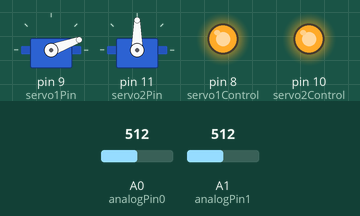
Recording of a sketch running on a simulated Arduino Uno, built with avr-gcc and run on an emulated ATmega328P. On the bench: 2 × servo, output pins drawn as LEDs (lit = HIGH). The test bench sets the inputs (shaded band); at power-on: A0 (analogPin0) = 512, A1 (analogPin1) = 512. What the sketch prints to the serial monitor is not drawn.

Above: at 0.1 s.
At 7.21 s:
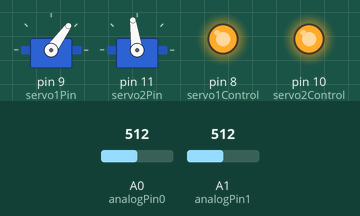
At 14.12 s:
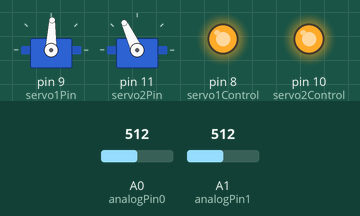
At 20.22 s:
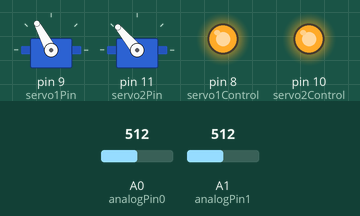
At 28.41 s:
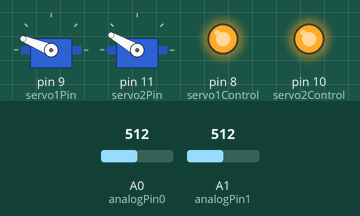
At 39.84 s:
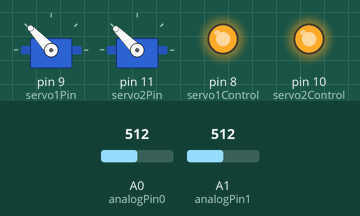
Timing chart, 0 to 40.0 s (numbered marks = the images above):
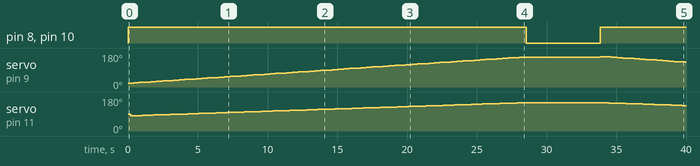

Measured:
- by itself, pin 8 (servo1Control), pin 10 (servo2Control): LOW → HIGH at 0.00 s, → LOW 28.6 s later, → HIGH 5.3 s later
- by itself, servo on pin 9 (servo1Pin): rises from 20° to 161° in 33.4 s, then falls to 131° in 6.1 s
- by itself, servo on pin 11 (servo2Pin): 90° → 81° at 0.20 s, → 82° 0.41 s later, → 83° 0.41 s later, → 84° 0.41 s later, … (85 changes in this stretch)

The sketch:

servo_current_analyzer.ino
```cpp
// This program is a test designed to obtain the current draw of 2 servomotors

#include <Servo.h>
Servo servo1;
Servo servo2;

// SERVO1
int servo1Control = 8;
int servo1Pin = 9;
int analogPin0= A0;
float mean1;
float voltageVal1=0;
float currentVal1=0;
float c1;
float servo1Position;

// SERVO 2
int servo2Control = 10;
int servo2Pin = 11;
int analogPin1= A1;
float mean2;
float voltageVal2=0;
float currentVal2=0;
float c2;
float servo2Position;

// OTHER VARIABLES
int timer=0;
float sum;

int t=0;

void setup() {

   Serial.begin(115200);
   pinMode(servo1Control, OUTPUT);
   pinMode(servo2Control, OUTPUT);
   pinMode(servo1Pin, OUTPUT);
   pinMode(servo2Pin, OUTPUT);
}

void loop() {
  // ON
  servo1.attach(servo1Pin);
  servo2.attach(servo2Pin);
  digitalWrite(servo1Control, HIGH);
  digitalWrite(servo2Control, HIGH);

  servo2Position=80;

  for (int servo1Position = 20; servo1Position < 160; servo1Position += 2) {
      t++;
      servo1.write(servo1Position);
      delay(200);
      voltageVal1 = analogRead(analogPin0);
      currentVal1=((5.0*voltageVal1)/1023.0)*(4.0/10.0)*1000.0;
      c1+=currentVal1;
      mean1=c1/(t*2);

      servo2Position+=1;

      servo2.write(servo2Position);
      delay(200);
      voltageVal2 = analogRead(analogPin1);
      currentVal1=((5.0*voltageVal1)/1023.0)*(4.0/10.0)*1000.0;
      c2+=currentVal2;
      mean2=c2/t;

      sum=mean1+mean2;

      Serial.print("servo1_position:" + String(servo1Position, DEC));
      Serial.print(",");
      Serial.print("servo2_position:" + String(servo2Position, DEC));
      Serial.print(",");
      Serial.print("Current1_value:" + String(currentVal1, DEC));
      Serial.print(",");
      // Serial.print("mean1:" + String(mean1, DEC));
      // Serial.print(",");
      Serial.print("Current2_value:" + String(currentVal2, DEC));
      Serial.print(",");
      // Serial.print("mean2:" + String(mean2, DEC));
      // Serial.print(",");
      Serial.println("Mean_sum:" + String(sum, DEC));
  }
  c1=0; c2=0; t=0;
  delay(100);

  // OFF
  digitalWrite(servo1Control, LOW);
  digitalWrite(servo2Control, LOW);
  servo1.detach();
  servo2.detach();

    while(timer<50){
      timer++;
      delay(100);
      voltageVal1 = analogRead(analogPin0);
      voltageVal2 = analogRead(analogPin1);
      currentVal1=((5.0*voltageVal1)/1023.0)*(4.0/10.0)*1000.0;
      currentVal2=((5.0*voltageVal2)/1023.0)*(4.0/10.0)*1000.0;

      c1+=currentVal1; c2+=currentVal2;
      mean1=0; mean2=0;
      sum=mean1+mean2;

      Serial.print("servo1_position:" + String(160, DEC));
      Serial.print(",");
      Serial.print("servo2_position:" + String(150, DEC));
      Serial.print(",");
      Serial.print("Current1_value:" + String(currentVal1, DEC));
      Serial.print(",");
      // Serial.print("mean1:" + String(mean1, DEC));
      // Serial.print(",");
      Serial.print("Current2_value:" + String(currentVal2, DEC));
      Serial.print(",");
      // Serial.print("mean2:" + String(mean2, DEC));
      // Serial.print(",");
      Serial.println("Mean_sum:" + String(sum, DEC));
    }
    c1=0; c2=0;
    timer=0;

  // ON
  servo1.attach(servo1Pin);
  servo2.attach(servo2Pin);
  digitalWrite(servo1Control, HIGH);
  digitalWrite(servo2Control, HIGH);

  servo2Position=150;

  for (int servo1Position = 161; servo1Position > 20; servo1Position -= 2) {
      t++;
      servo1.write(servo1Position);
      delay(200);
      voltageVal1 = analogRead(analogPin0);
      currentVal1=((5.0*voltageVal1)/1023.0)*(4.0/10.0)*1000.0;
      c1+=currentVal1;
      mean1=c1/(t*2);

      servo2Position-=1;

      servo2.write(servo2Position);
      delay(200);
      voltageVal2 = analogRead(analogPin1);
      currentVal1=((5.0*voltageVal1)/1023.0)*(4.0/10.0)*1000.0;
      c2+=currentVal2;
      mean2=c2/t;

      sum=mean1+mean2;

      Serial.print("servo1_position:" + String(servo1Position, DEC));
      Serial.print(",");
      Serial.print("servo2_position:" + String(servo2Position, DEC));
      Serial.print(",");
      Serial.print("Current1_value:" + String(currentVal1, DEC));
      Serial.print(",");
      // Serial.print("mean1:" + String(mean1, DEC));
      // Serial.print(",");
      Serial.print("Current2_value:" + String(currentVal2, DEC));
      Serial.print(",");
      // Serial.print("mean2:" + String(mean2, DEC));
      // Serial.print(",");
      Serial.println("Mean_sum:" + String(sum, DEC));
  }
    c1=0; c2=0;
    t=0;
    delay(100);

// OFF
  digitalWrite(servo1Control, LOW);
  digitalWrite(servo2Control, LOW);
  servo1.detach();
  servo2.detach();

    while(timer<50){
      timer++;
      delay(100);
      voltageVal1 = analogRead(analogPin0);
      voltageVal2 = analogRead(analogPin1);
      currentVal1=((5.0*voltageVal1)/1023.0)*(4.0/10.0)*1000.0;
      currentVal2=((5.0*voltageVal2)/1023.0)*(4.0/10.0)*1000.0;

      c1+=currentVal1; c2+=currentVal2;
      mean1=0; mean2=0;
      sum=mean1+mean2;

      Serial.print("servo1_position:" + String(20, DEC));
      Serial.print(",");
      Serial.print("servo2_position:" + String(80, DEC));
      Serial.print(",");
      Serial.print("Current1_value:" + String(currentVal1, DEC));
      Serial.print(",");
      // Serial.print("mean1:" + String(mean1, DEC));
      // Serial.print(",");
      Serial.print("Current2_value:" + String(currentVal2, DEC));
      Serial.print(",");
      // Serial.print("mean2:" + String(mean2, DEC));
      // Serial.print(",");
      Serial.println("Mean_sum:" + String(sum, DEC));
    }
    c1=0; c2=0;
    timer=0;
}


// Code written by Guillem Cornella & Eudald Sangenís
```
